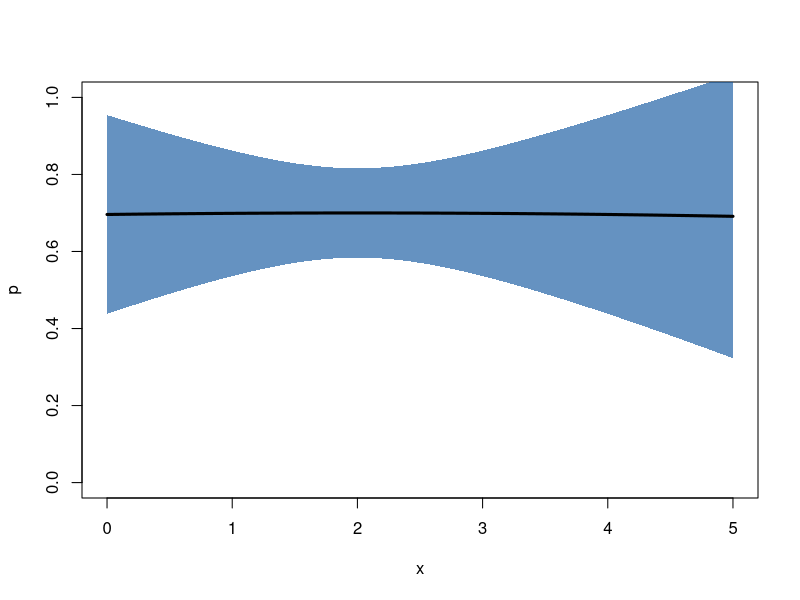
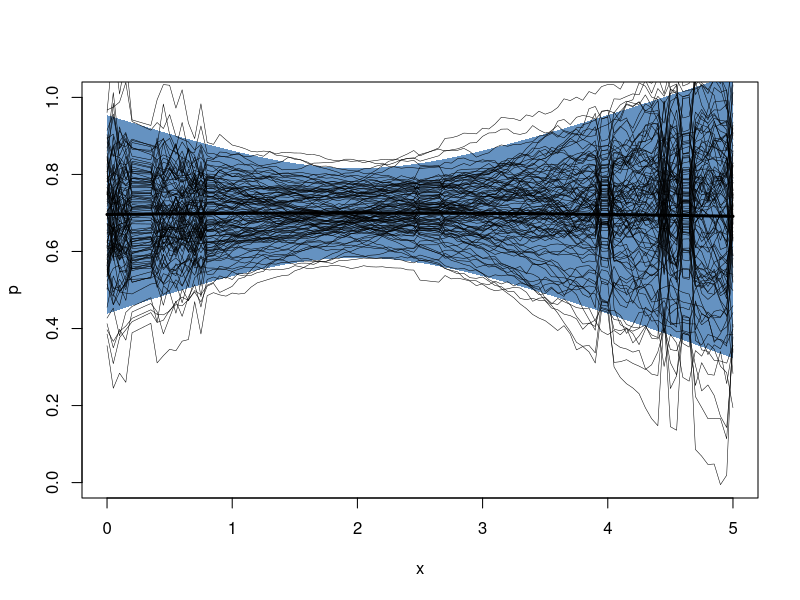
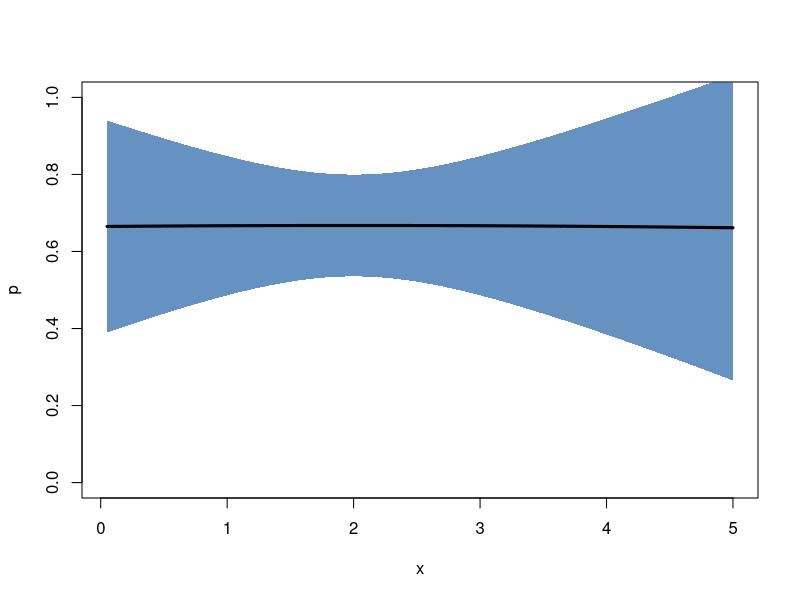

Reproduce these figures in R, in order.

require("mvtnorm")

new.gp <- function(x, kernelf)
{
  gp <- list(x       = x,                   # where to evaluate the gp
             kernelf = kernelf,             # kernel function
             mu      = rep(0.5, length(x)), # (prior) mean
             sigma   = kernelf(x, x))       # (prior) covariance
  class(gp) <- "gp"

  return (gp)
}

kernel.exponential <- function(variance, l)
{
  f <- function(x, y) {
    n <- length(x)
    m <- length(y)
    result      <- matrix(0.0, n*m)
    dim(result) <- c(n, m)
    for (i in 1:n) {
      for (j in 1:m) {
        result[i,j] <- variance*exp(-1.0/(2.0*l^2)*(x[i]-y[j])^2)
      }
    }
    return (result)
  }
  
  return (f)
}

posterior <- function(gp, ...)
{
  UseMethod("posterior")
}

posterior.gp <- function(gp, xp, yp, ep)
{
  k0 <- gp$kernelf(xp, xp)     # K(X , X )
  k1 <- gp$kernelf(xp, gp$x)   # K(X , X*)
  k2 <- t(k1)                  # K(X*, X )
  k3 <- gp$kernelf(gp$x, gp$x) # K(X*, X*)

  mean     <- 1/2

  A        <- k0 + diag(ep)
  L        <- chol(A)
  Linv     <- solve(L) %*% solve(t(L))

  gp$mu    <- mean + k2 %*% Linv %*% (yp - mean)
  gp$sigma <- k3   - k2 %*% Linv %*% k1
  
  return (gp)
}

samples <- function(gp, ...)
{
  UseMethod("samples")
}

samples.gp <- function(gp, n=1)
{
  x <- rmvnorm(n=n, mean=gp$mu, sigma=gp$sigma, method="chol")

  return (x)
}

plot.gp <- function(gp, samples=NULL)
{
  col <- rgb(8/255, 81/255, 156/255, alpha=0.625)
  
  plot(gp$x, gp$mu, 'n', xlab="x", ylab="p", ylim=c(0,1))

  var <- diag(gp$sigma)
  z1  <- gp$mu + 2*sqrt(var)
  z2  <- gp$mu - 2*sqrt(var)
  
  polygon(c(gp$x, rev(gp$x)), c(z1, rev(z2)),
     col = col, border = NA)

  lines(gp$x, gp$mu, 'l', lwd=3)

  if (!is.null(samples)) {
    for (i in 1:dim(samples)[1]) {
      lines(gp$x, samples[i,], 'l', lwd=0.5)
    }
  }
}

# Example
################################################################################

gp <- new.gp(0:100/20, kernel.exponential(1, 10))

xp <- c(1, 2, 3)
yp <- c(0.7, 0.7, 0.7)
ep <- c(0.01, 0.01, 0.01)

gp <- posterior(gp, xp, yp, ep)

plot(gp)

plot(gp, samples(gp, 100))

# Experiment
################################################################################

new.experiment <- function(alpha)
{
  experiment        <- list(alpha = alpha,     # Dirichlet pseudo counts
                            data  = new.env()) # experimental data
  class(experiment) <- "experiment"

  return (experiment)
}

add.measurement <- function(experiment, ...)
{
  UseMethod("add.measurement")
}

add.measurement.experiment <- function(experiment, x, counts)
{
  key <- toString(x)

  if (is.null(experiment$data[[key]])) {
    experiment$data[[key]] <- counts
  }
  else {
    experiment$data[[key]] <- experiment$data[[key]] + counts
  }
}

posterior.experiment <- function(experiment, x)
{
  gp <- new.gp(x, kernel.exponential(1, 10))
  xp <- c() # position
  yp <- c() # mean
  ep <- c() # variance

  for (key in ls(envir=experiment$data)) {
    x      <- as.numeric(key)
    alpha  <- experiment$alpha
    counts <- experiment$data[[key]]

    a0     <- sum(alpha + counts)
    a1     <- alpha[1] + counts[1]
    y      <- a1/a0
    e      <- a1*(a0 - a1)/(a0^2*(a0 + 1))

    xp <- append(xp, x)
    yp <- append(yp, y)
    ep <- append(ep, e)
  }
  gp <- posterior(gp, xp, yp, ep)

  return (gp)
}

# Example
################################################################################

e <- new.experiment(c(1,2))
add.measurement(e, 1, c(10,3))
add.measurement(e, 2, c( 9,4))
add.measurement(e, 3, c(10,3))

gp <- posterior(e, 1:100/20)
plot(gp)
